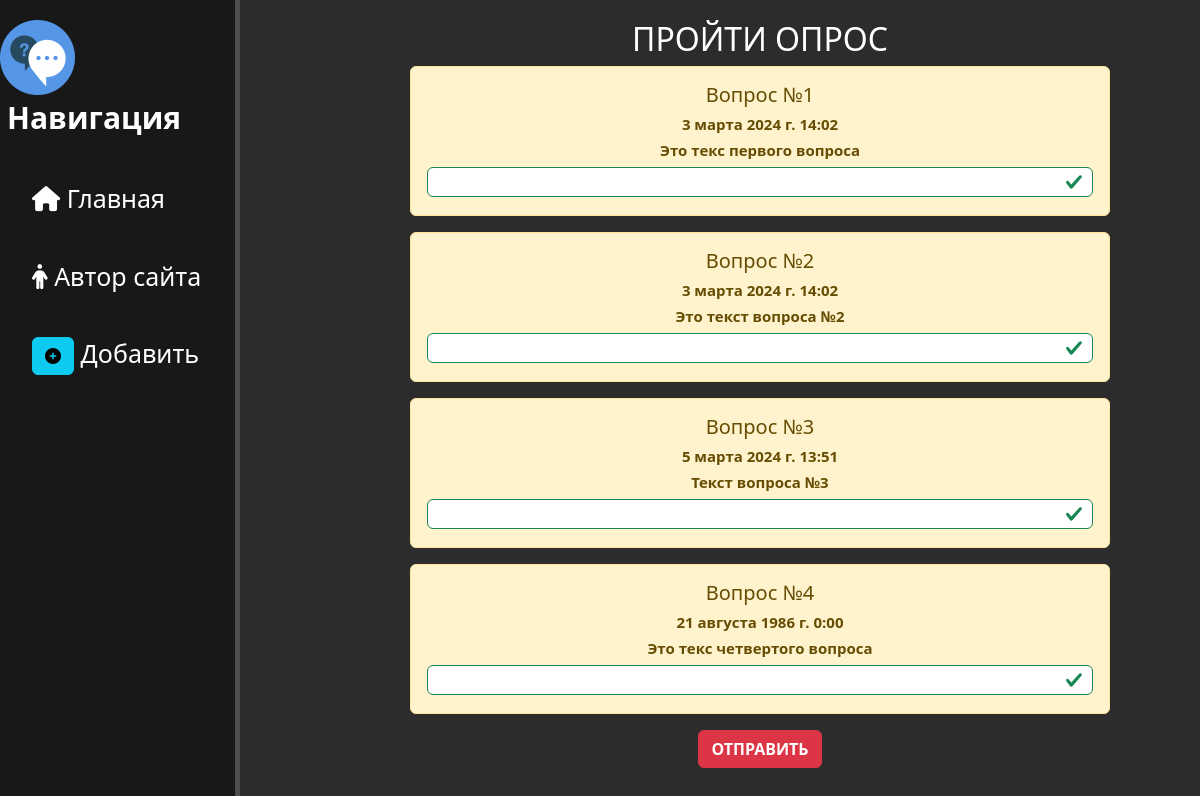
Page /news/ on the committed database.
### news/models.py (models this page shows, shortened)
class Articles(models.Model):
    title = models.CharField('Номер вопроса:', max_length=25)
    date = models.DateTimeField('Время создания вопроса:')
    ques = models.CharField('Текст вопроса:', max_length=250)
    class Meta:
        verbose_name = "Вопрос"
        verbose_name_plural = "Вопросы"

### news/views.py (the view)
# urls.py: path('', views.news, name='news'),
def news(request):
    news = Articles.objects.order_by('title')
    return render(request, 'news/news.html', {'news': news})

### news/templates/news/news.html (shortened to what this page needs)
{% extends 'main/layout.html' %}
{% block content %}
   <div class="features">
    <h2>ПРОЙТИ ОПРОС</h2>
    {% for el in news %}
        <div class="alert alert-warning">
            <h5>{{ el.title }}</h5>
            <h4>{{ el.date }}</h4>
            <h4>{{ el.ques }}</h4>
            <input type="text" class="form-control is-valid" minlength="2" maxlength="20" required><br>
        </div>
    {% endfor %}
    <button class="btn btn-danger" id="submitBtn"><b>ОТПРАВИТЬ</b></button>
</div>
{% endblock %}

### main/templates/main/layout.html (shortened to what this page needs)
{% load static %}
<!DOCTYPE html>
<html lang="en">
<head>
    <link rel="stylesheet" href="https://cdn.jsdelivr.net/npm/bootstrap@5.3.2/dist/css/bootstrap.min.css"
>
    <link rel="stylesheet" href="{% static 'main/css/main.css' %}">
    <link rel="stylesheet" href="https://use.fontawesome.com/releases/v6.5.1/css/all.css">
</head>
<body>
    <aside>
        <img src="{% static 'main/img/logo.jpg' %}" alt="Логотип">
        <span class="logo">Навигация</span>
        <ul>
            <a href="{% url 'home' %}"><li><i class="fa-solid fa-house"></i> Главная</li></a>
            <a href="{% url 'about' %}"><li><i class="fa-solid fa-person"></i> Автор сайта</li></a>
            <a href="{% url 'create' %}"><li><button class="btn btn-info"><i class="fas fa-plus-circle"></i></button> Добавить</li></a>
        </ul>
    </aside>
    <main>
        {% block content %}
        {% endblock %}
    </main>
</body>
</html>

### main/static/main/css/main.css (style rules this page uses)
html, body { height: 100%; margin: 0; padding: 0; }
body { background: #2c2c2c; }
input { border-radius: 5px; width: 75%; }
aside { float: left; background: #181818; width: 20%; height: 100%; padding: 2.5% color: #fff; border-right: 5px solid #4d4d4d; }
aside img { margin-top: 20px; }
aside .logo { font-size: 30px; margin-top: 25px; margin-left: 7px; font-weight: bold; color: #fff; }
a { text-decoration: none; }
aside ul li { padding-top: 20px; font-size: 25px; color: #fff; display: block; margin-top: 20px; transition: transform 500ms ease-in-out; }
main { float: left; color: #fff; text-align: center; width: 70%; margin-left: 100px; padding: 20px; }
.alert-warning { position: center; float: center; clear: both; width: 400px; text-align: left; }
div.features { margin: 0 auto; display: inline-block; }
div.alert.alert-warning { position: center; float: center; clear: both; width: 700px; height: 150px; text-align: center; }
h4 { font-size: 15px; font-weight: bold; }
input.form-control.is-valid { height: 30px; }

### rows in the picture
Articles: title "Вопрос №1", date "3 марта 2024 г. 14:02", ques "Это текс первого вопроса"
Articles: title "Вопрос №2", date "3 марта 2024 г. 14:02", ques "Это текст вопроса №2"
Articles: title "Вопрос №3", date "5 марта 2024 г. 13:51", ques "Текст вопроса №3"
Articles: title "Вопрос №4", date "21 августа 1986 г. 0:00", ques "Это текс четвертого вопроса"
